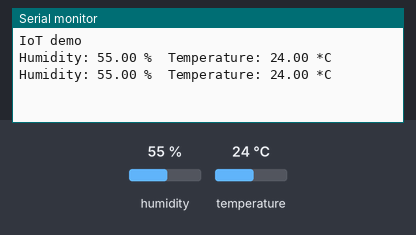
A sketch run on a simulated ESP8266 (Wemos D1 mini). Parts: the last lines printed to the serial monitor. The test bench sets the inputs (shaded band); at power-on: humidity 55 %, temperature 24 °C.

Above: at 4.8 s.
4.9 s: humidity set to 22 %
At 6.9 s:
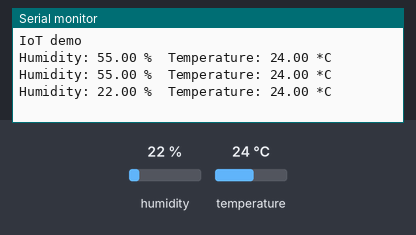
7.9 s: temperature set to 12 °C
At 9.3 s:
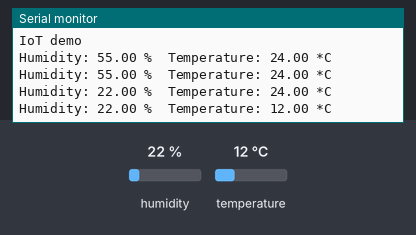
10.9 s: humidity set to 40 %
At 12.9 s:
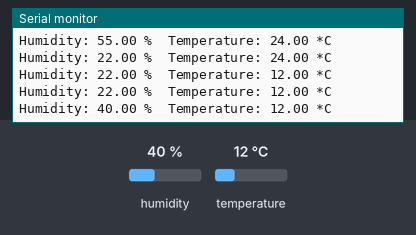
Timing chart, 0 to 14.4 s (numbered marks = the images above; inputs shaded):
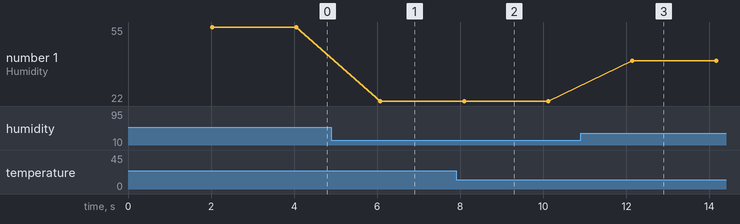

The sketch:

dht11.ino
```cpp
#include "DHT.h"

#define DHTPIN D4
#define DHTTYPE DHT11

DHT dht(DHTPIN, DHTTYPE);

void setup() {
  Serial.begin(115200);
  Serial.println("IoT demo");
  dht.begin();
}

void loop() {
  // Wait a few seconds between measurements.
  delay(2000);

  // Reading temperature or humidity takes about 250 milliseconds!
  // Sensor readings may also be up to 2 seconds 'old' (its a very slow sensor)
  float h = dht.readHumidity();
  // Read temperature as Celsius
  float t = dht.readTemperature();

  // Check if any reads failed and exit early (to try again).
  if (isnan(h) || isnan(t)) {
    Serial.println("Failed to read from DHT sensor!");
    return;
  }

  Serial.print("Humidity: ");
  Serial.print(h);
  Serial.print(" %\t");
  Serial.print("Temperature: ");
  Serial.print(t);
  Serial.println(" *C ");
}
```

Measured:
- after the input at 4.9 s, the serial monitor: prints a new line after 1.2 s (image 1)
- after the input at 7.9 s, the serial monitor: prints a new line after 0.19 s (image 2)
- after the input at 10.9 s, the serial monitor: prints a new line after 1.2 s (image 3)
- plotted number 1: 55 → 22 after the input at 4.9 s, 22 → 40 after the input at 10.9 s
